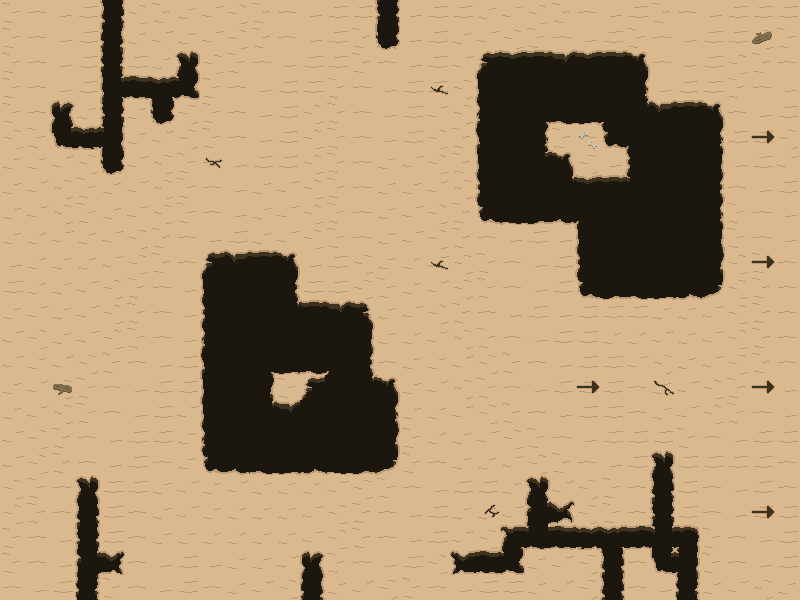

Tiled map render using the project's own tile images. Description and the map definition, with tile-layer contents summarised, below:
An orthogonal 32x24 tile map with 25x25 px tiles, 2 tile layers (desertLayer, decorLayer), 1 hidden layer not drawn, 3 tilesets and 2 objects (2x tut).

<map version="1.5" tiledversion="1.6.0" orientation="orthogonal" renderorder="right-down" width="32" height="24" tilewidth="25" tileheight="25" infinite="0" nextlayerid="7" nextobjectid="6">
 <editorsettings>
  <export target="tm_level1.json" format="json" />
 </editorsettings>
 <tileset firstgid="1" name="tm_collision" tilewidth="25" tileheight="25" tilecount="1" columns="1">
  <image source="tm_collision.png" width="25" height="25" />
 </tileset>
 <tileset firstgid="2" name="ts_desert" tilewidth="25" tileheight="25" tilecount="48" columns="8">
  <image source="ts_desert.png" width="200" height="150" />
 </tileset>
 <tileset firstgid="50" name="ts_decor" tilewidth="25" tileheight="25" tilecount="16" columns="4">
  <image source="ts_decor.png" width="100" height="100" />
 </tileset>
 <layer id="1" name="desertLayer" width="32" height="24">
  <data>[768 cells, 768 non-empty, 43 distinct tile ids]</data>
 </layer>
 <layer id="6" name="decorLayer" width="32" height="24">
  <data>[768 cells, 13 non-empty, 8 distinct tile ids]</data>
 </layer>
 <layer id="4" name="collisionLayer" width="32" height="24" visible="0">
  <data>[768 cells, 185 non-empty, 1 distinct tile ids]</data>
 </layer>
 <objectgroup id="5" name="objectsLayer">
  <object id="3" name="tut" x="300" y="150">
   <point />
  </object>
  <object id="5" name="tut" x="525" y="375">
   <point />
  </object>
 </objectgroup>
</map>
